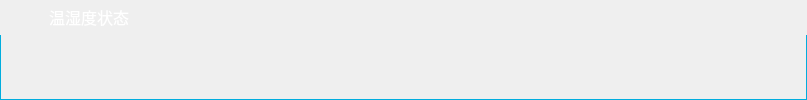
        <widget class="QWidget" name="wgt_ths" native="true">
         <property name="sizePolicy">
          <sizepolicy hsizetype="Preferred" vsizetype="Preferred">
           <horstretch>0</horstretch>
           <verstretch>0</verstretch>
          </sizepolicy>
         </property>
         <property name="minimumSize">
          <size>
           <width>0</width>
           <height>0</height>
          </size>
         </property>
         <property name="styleSheet">
          <string notr="true">/*QWidget#wgt_ths{
/*background:transparent;*
border-image: url(:/image/dev_border.png);
border-bottom:0px solid rgb(73, 118, 237);
border-top:0px solid rgb(73, 118, 237);
}*/</string>
         </property>
         <layout class="QVBoxLayout" name="verticalLayout_6">
          <property name="spacing">
           <number>0</number>
          </property>
          <property name="leftMargin">
           <number>0</number>
          </property>
          <property name="topMargin">
           <number>0</number>
          </property>
          <property name="rightMargin">
           <number>0</number>
          </property>
          <property name="bottomMargin">
           <number>0</number>
          </property>
          <item>
           <widget class="QFrame" name="frame_4">
            <property name="minimumSize">
             <size>
              <width>0</width>
              <height>35</height>
             </size>
            </property>
            <property name="maximumSize">
             <size>
              <width>16777215</width>
              <height>35</height>
             </size>
            </property>
            <property name="styleSheet">
             <string notr="true">QFrame#frame_4{color: rgb(255, 255, 255);
border-image: url(:/image/border_up.png);
}
 </string>
            </property>
            <property name="frameShape">
             <enum>QFrame::NoFrame</enum>
            </property>
            <property name="frameShadow">
             <enum>QFrame::Raised</enum>
            </property>
            <layout class="QHBoxLayout" name="horizontalLayout_4">
             <property name="spacing">
              <number>6</number>
             </property>
             <property name="leftMargin">
              <number>10</number>
             </property>
             <property name="topMargin">
              <number>2</number>
             </property>
             <property name="rightMargin">
              <number>0</number>
             </property>
             <property name="bottomMargin">
              <number>2</number>
             </property>
             <item>
              <widget class="QLabel" name="label_7">
               <property name="minimumSize">
                <size>
                 <width>8</width>
                 <height>8</height>
                </size>
               </property>
               <property name="maximumSize">
                <size>
                 <width>8</width>
                 <height>8</height>
                </size>
               </property>
               <property name="styleSheet">
                <string notr="true">border-image: url(:/image/dot.png);</string>
               </property>
               <property name="text">
                <string/>
               </property>
              </widget>
             </item>
             <item>
              <widget class="QLabel" name="label_8">
               <property name="minimumSize">
                <size>
                 <width>19</width>
                 <height>28</height>
                </size>
               </property>
               <property name="maximumSize">
                <size>
                 <width>19</width>
                 <height>28</height>
                </size>
               </property>
               <property name="styleSheet">
                <string notr="true">border-image: url(:/image/ths.png);</string>
               </property>
               <property name="text">
                <string/>
               </property>
              </widget>
             </item>
             <item>
              <widget class="QLabel" name="lblThsStatus">
               <property name="minimumSize">
                <size>
                 <width>0</width>
                 <height>30</height>
                </size>
               </property>
               <property name="maximumSize">
                <size>
                 <width>16777215</width>
                 <height>30</height>
                </size>
               </property>
               <property name="font">
                <font>
                 <pointsize>12</pointsize>
                </font>
               </property>
               <property name="styleSheet">
                <string notr="true">color: rgb(255, 255, 255);</string>
               </property>
               <property name="text">
                <string>温湿度状态</string>
               </property>
              </widget>
             </item>
             <item>
              <spacer name="horizontalSpacer_4">
               <property name="orientation">
                <enum>Qt::Horizontal</enum>
               </property>
               <property name="sizeHint" stdset="0">
                <size>
                 <width>678</width>
                 <height>20</height>
                </size>
               </property>
              </spacer>
             </item>
            </layout>
           </widget>
          </item>
          <item>
           <widget class="QWidget" name="ths_item" native="true">
            <property name="sizePolicy">
             <sizepolicy hsizetype="Preferred" vsizetype="Preferred">
              <horstretch>0</horstretch>
              <verstretch>0</verstretch>
             </sizepolicy>
            </property>
            <property name="minimumSize">
             <size>
              <width>0</width>
              <height>0</height>
             </size>
            </property>
            <property name="styleSheet">
             <string notr="true">QWidget#ths_item{
color: rgb(255, 255, 255);
border-bottom:1px solid #01ADDE;
border-right:1px solid #01ADDE;
border-left:1px solid #01ADDE;
border-radius:opx;font:13pt;
}</string>
            </property>
           </widget>
          </item>
         </layout>
        </widget>
